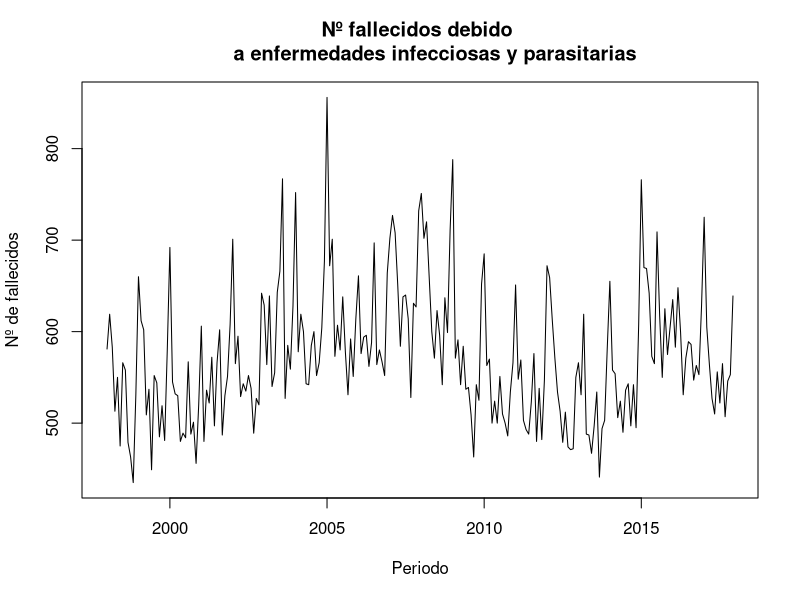
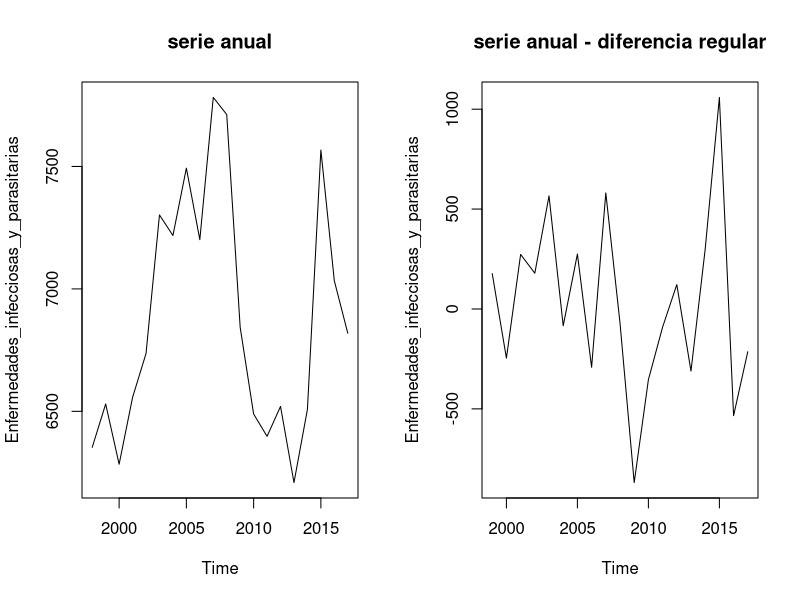
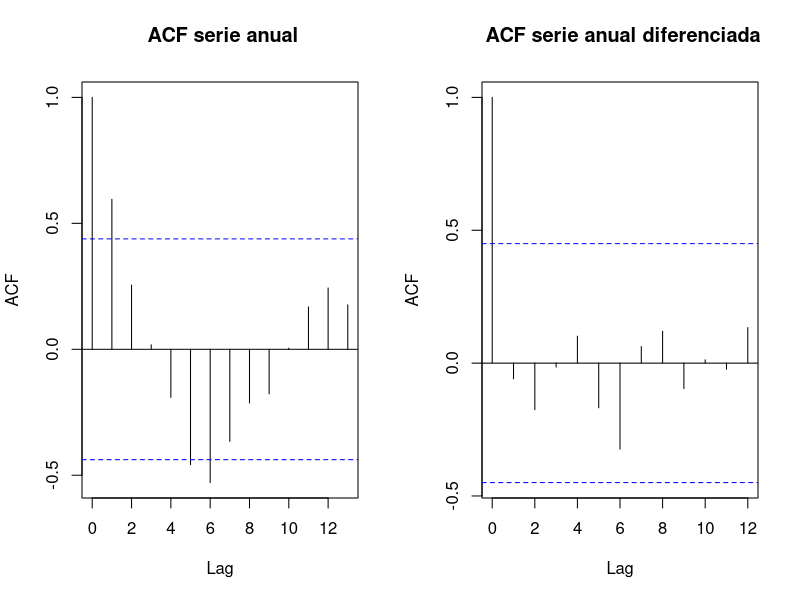
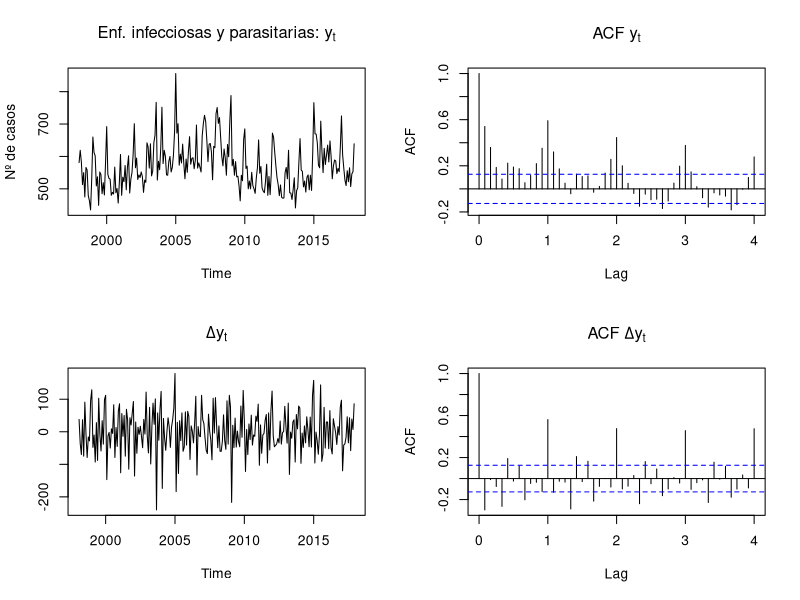
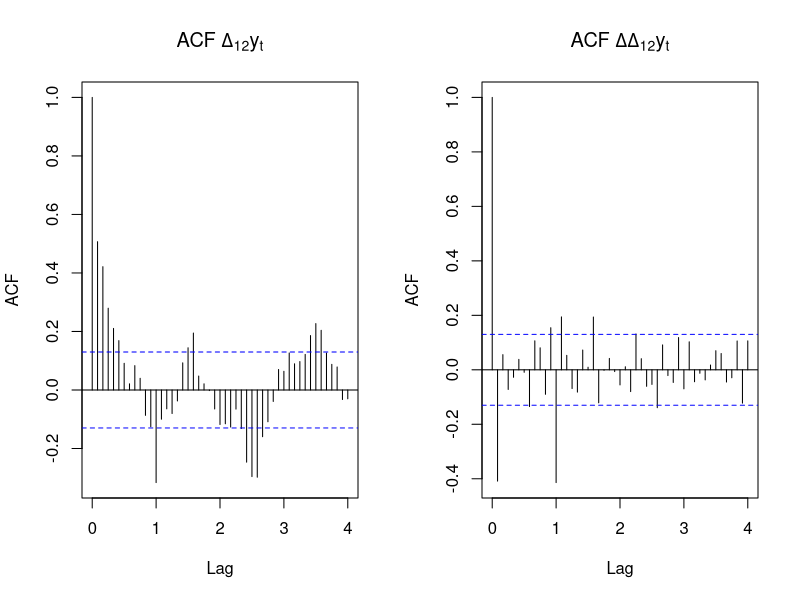
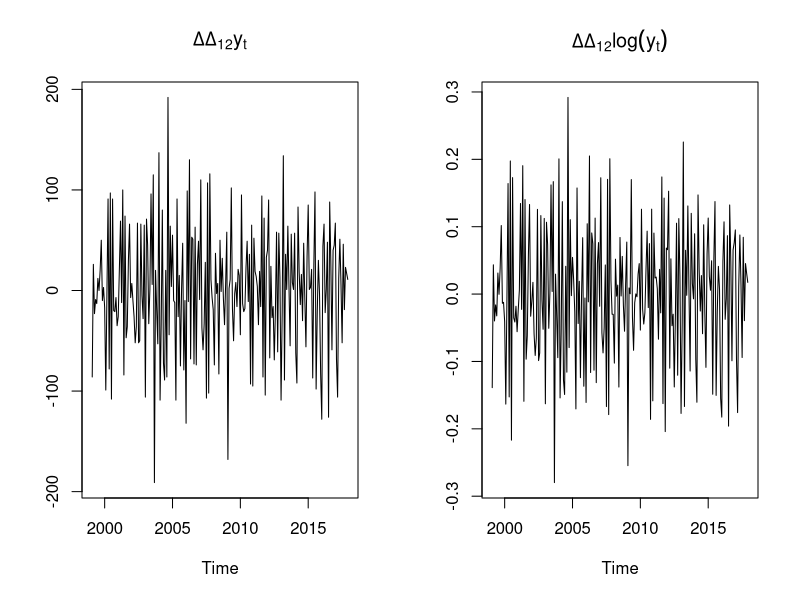

Generate these figures, in order, with R:
## ---- chunk 1
 knitr::opts_chunk$set(warning=FALSE)
## ---- chunk 2
setwd("~/BIOESTADÍSTICA máster/Modelización estadística/Series temporales/Practicas/practica3-st")
enf<-read.table('Enfermedades_infecciosas_y_parasitarias.txt',header=TRUE) 
enf<-ts(enf,start = c(1980,1), freq = 12)
enf<-window(enf,start=c(1998,1))
library(forecast)
library(ggplot2)
library(urca)
plot(enf, xlab="Periodo",ylab="Nº de fallecidos",main="Nº fallecidos debido 
     a enfermedades infecciosas y parasitarias")
## ---- chunk 3
enf.anual<-aggregate(enf,FUN=sum)
par(mfrow=c(1,2))
plot(enf.anual,main="serie anual")
plot(diff(enf.anual),main="serie anual - diferencia regular")
## ---- chunk 4
# Contraste de raíces unitarias serie anual
summary(ur.kpss(enf.anual,type="tau",lags="short")) # con tendencia determinista
## ---- chunk 5
# Contraste de raíces unitarias serie anual
summary(ur.kpss(enf.anual,type="mu",lags="short")) # sin tendencia determinista
## ---- chunk 6
# Contraste de raíces unitarias serie anual
RUtau<-c()
for (i in (1:15)) (RUtau[i]<-ur.kpss(enf.anual,type="tau",use.lag=i)@teststat) 
RUtau # con tendencia determinista
## ---- chunk 7
# Contraste de raíces unitarias serie anual diferenciada
RUtaudif<-c()
for (i in (1:15)) (RUtaudif[i]<-ur.kpss(diff(enf.anual),type="tau",use.lag=i)@teststat) 
RUtaudif # serie dif. con tendencia determinista 
## ---- chunk 8
# Contraste de raíces unitarias serie anual
RUmu<-c()
for (i in (1:15)) (RUmu[i]<-ur.kpss(enf.anual,type="mu",use.lag=i)@teststat) 
RUmu # sin tendencia determinista

## ---- chunk 9
par(mfrow=c(1,2))
acf(enf.anual,main=" ACF serie anual") # ACF serie anual
acf(diff(enf.anual),main=" ACF serie anual diferenciada") #ACF serie anual diferenciada
## ---- chunk 10
par(mfrow=c(2,2))
# Serie original
plot(enf,main=expression(paste("Enf. infecciosas y parasitarias: ",y[t])),ylab="Nº de casos")
acf(enf,lag=48,main=expression(paste("ACF ",y[t])))

# Diferenciación regular
plot(diff(enf),main=expression(paste(Delta,y[t])),ylab=NULL)
acf(diff(enf),lag=48,main=expression(paste("ACF ",Delta,y[t])))
## ---- chunk 11
par(mfrow=c(1,2))
# Diferenciación estacional
acf(diff(enf,lag=12),lag=48,main=expression(paste("ACF ",Delta[12],y[t])))

# Diferenciación regular y estacional
acf(diff(diff(enf,lag=12)),lag=48,main=expression(paste("ACF ",Delta,Delta[12],y[t])))

## ---- chunk 12
BoxCox.lambda(enf)
## ---- chunk 13
par(mfrow=c(1,2))
# Diferenciación regular y estacional
plot(diff(diff(enf,lag=12)),main=expression(paste(Delta,Delta[12],y[t])),ylab=NULL)

# Diferenciación regular y estacional y log
plot(diff(diff(log(enf),lag=12)), main=expression(paste(Delta,Delta[12],log(y[t]))),ylab=NULL)
